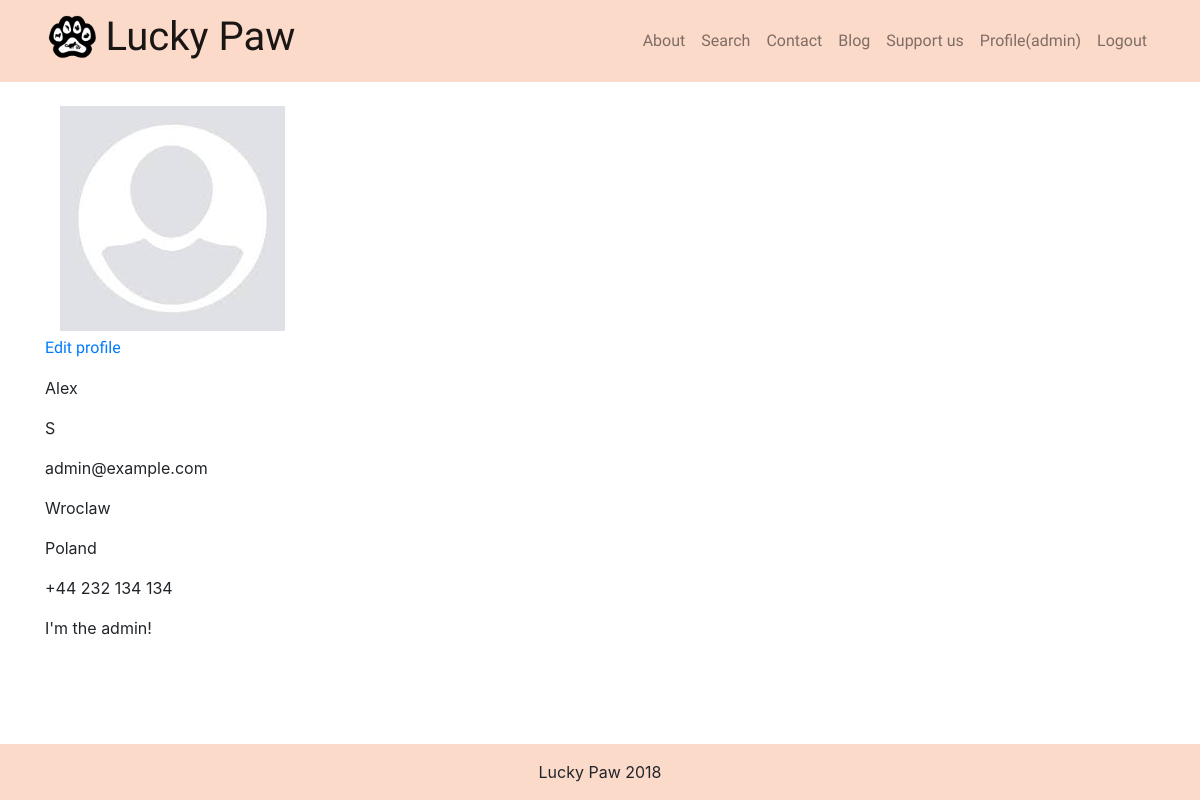
/user/admin/ (signed in), run on the app's committed database.
### app/models.py (models this page shows, shortened)
class Supervisor(models.Model):
    user = models.OneToOneField(User, related_name='user', on_delete=models.CASCADE)
    city = models.CharField(max_length=50, default='', blank=True)
    country = models.CharField(max_length=50, default='', blank=True)
    telephone = models.CharField(max_length=50, default='', blank=True)
    photo = models.ImageField(upload_to=user_directory_path, default='users/user_default_image.jpg')
    description = models.CharField(max_length=2000, default='', blank=True)

### app/views.py (the view)
# urls.py: path('user/<username>/', views.user_profile, name='user_profile'),
@login_required
def user_profile(request, username):
    user = User.objects.get(username=username)
    supervisor = get_object_or_404(models.Supervisor, user=user)
    return render(request, 'app/user_profile.html', {'supervisor': supervisor, 'user': user})

### app/templates/app/user_profile.html
{% extends 'app/base.html' %}
{% load staticfiles %}
{% block content %}
<div class="container my-1" id="photos">
    <img class="img-fluid" style="max-width: 100%; min-height: 100px" src="{{ supervisor.photo.url }}"></img>
</div>
{% if request.user.is_superuser or request.user == user %}
<p><a href="{% url 'edit_user_profile' username=request.user.username %}">Edit profile</a></p>
{% endif %}
<p>{{ user.first_name }}</p>
<P>{{ user.last_name }}</P>
<p>{{ user.email }}</p>
<p>{{ supervisor.city }}</p>
<p>{{ supervisor.country }}</p>
<p>{{ supervisor.telephone }}</p>
<p>{{ supervisor.description }}</p>
{% endblock %}

### app/templates/app/base.html (shortened to what this page needs)
{% load staticfiles %}
<!DOCTYPE HTML>
<html lang="en-US">
<head>
  <link rel="stylesheet" href="https://maxcdn.bootstrapcdn.com/font-awesome/4.7.0/css/font-awesome.min.css">
  <link rel="stylesheet" href="{% static 'lib/bootstrap/css/bootstrap.min.css' %}">
  <link rel="stylesheet" href="{% static 'lib/bootstrap/css/bootstrap-social.css' %}">
  <link rel="stylesheet" href="{% static 'css/base.css' %}">
</head>
<body>
  <header>
    <nav id="mainNav" class="navbar navbar-expand-lg navbar-light">
      <div class="container">
        <a class="navbar-brand" href="{% url "index" %}">
          <img style="width: auto; height: 48px;" class="d-inline-block align-top" src="{% static 'images/logo.png' %}">
          <h1 class="d-sm-inline-block align-top d-none"> Lucky Paw</h1>
        </a>
        <div class="collapse navbar-collapse" id="navbarResponsive">
          <ul class="navbar-nav ml-auto">
            <li class="nav-item">
              <a class="nav-link" href="{% url "about" %}">About</a>
            </li>
            <li class="nav-item">
                <a class="nav-link" href="{% url "search" %}">Search</a>
              </li>
            <li class="nav-item">
              <a class="nav-link" href="{% url "contact" %}">Contact</a>
            </li>
            <li class="nav-item">
              <a class="nav-link" href="{% url "blog" %}">Blog</a>
            </li>
            <li class="nav-item">
              <a class="nav-link" href="{% url "support" %}">Support us</a>
            </li>
            {% if request.user.is_authenticated %}
              <li class="nav-item">
                <a class="nav-link" href="{% url 'user_profile' username=request.user.username %}">Profile({{ request.user.username }})</a>
              </li>
              <li class="nav-item">
                <a class="nav-link" href="{% url "logout" %}">Logout</a>
              </li>
            {% else %}
              <a class="nav-link" id="loginModalButton" data-url="{% url "login" %}" href="#login">Login/Register</a>
              <div id="loginRegisterModalContainer"></div>
            {% endif %}
          </ul>
        </div>
      </div>
    </nav>
  </header>
  <main class="container my-4">
    {% block content %}
    {% endblock content %}
  </main>
  <div class="py-5"></div>
  <footer class="py-3">
    <div class="container">
      <p class="m-0 text-center">Lucky Paw 2018</p>
    </div>
  </footer>
</body>
</html>

### app/static/css/base.css (style rules this page uses)
h1, h2, h3, h4, h5, h6, a, button { font-family: 'Handlee', cursive; }
nav, footer { background-color: #fcdac9; }
html { position: relative; min-height: 100%; }
footer { position: absolute; bottom: 0; width: 100%; }

### data on the page
Supervisor: photo (placeholder picture), city "Wroclaw", country "Poland", telephone "+44 232 134 134", description "I'm the admin!"

### other printed values
{{ request.user.username }} "admin"
{{ user.first_name }} "Alex"
{{ user.last_name }} "S"
{{ user.email }} "admin@example.com"
